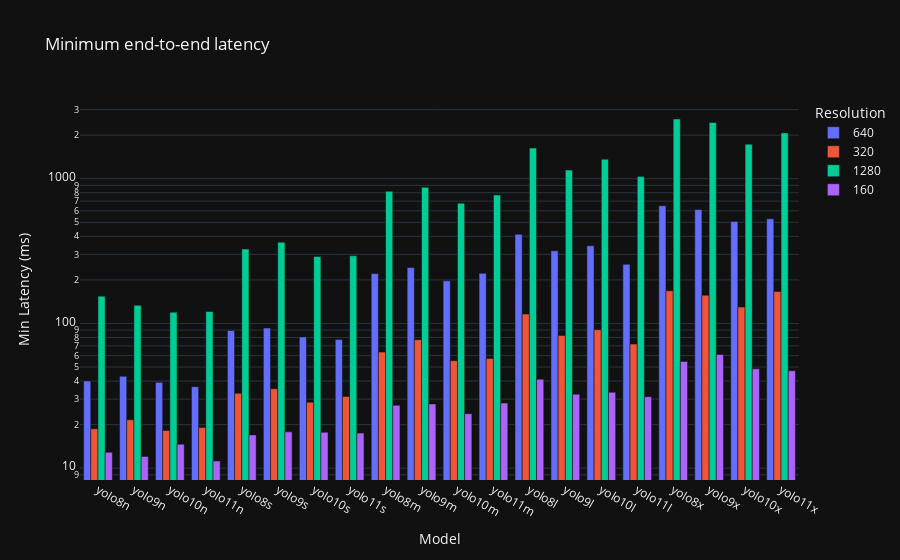

Notebook source saved alongside this figure:
### Code cell
import os
import pandas as pd
from functools import lru_cache
from collections import namedtuple
import difflib
import plotly.express as px

response_time = {}
for key in prom_data_paths.keys():
    yolo_df = common_utils.read_feather_cached(yolo_data_paths[key])
    yolo_df['total_inference_time'] = yolo_df['inf'] + yolo_df['post'] + yolo_df['pre']
    yolo_df['end_to_end_response_time'] = yolo_df['total_inference_time'] + yolo_df['queue']
    yolo_df['start'] = pd.to_datetime(yolo_df['start_time'], unit='ms')
    yolo_df.set_index('start', inplace=True)
    resampled_df = yolo_df.resample('5S')
    model_info = common_utils.path_to_name_and_resolution(key)
    if model_info.resolution not in response_time:
        response_time[model_info.resolution] = {}
    response_time[model_info.resolution][model_info.model] = resampled_df.agg({'end_to_end_response_time': 'min'}).reset_index()['end_to_end_response_time'].rename(key)

data = []
for resolution, models in response_time.items():
    for model, latency in models.items():
        if not latency.empty:
            min_latency = latency.min()
            data.append((str(resolution), model, min_latency))

# Sort data before creating the DataFrame
sorted_data = sorted(data, key=lambda x: common_utils._sort_key_size_version(x[1]))

df = pd.DataFrame(sorted_data, columns=['Resolution', 'Model', 'Min Latency'])
fig = px.bar(df, x='Model', y='Min Latency', color='Resolution', barmode="group", title=f'Minimum end-to-end latency', log_y=True)
fig.update_layout(yaxis_title='Min Latency (ms)')
fig.show()

### Figure 1 — Plotly figure (JSON) as saved in the notebook; plotly's stock layout.template omitted (floating-point values rounded to 4 significant figures)
{"data": [{"alignmentgroup": "True", "hovertemplate": "Resolution=640<br>Model=%{x}<br>Min Latency=%{y}<extra></extra>", "legendgroup": "640", "marker": {"color": "#636efa", "pattern": {"shape": ""}}, "name": "640", "offsetgroup": "640", "orientation": "v", "showlegend": true, "textposition": "auto", "x": ["yolo8n", "yolo9n", "yolo10n", "yolo11n", "yolo8s", "yolo9s", "yolo10s", "yolo11s", "yolo8m", "yolo9m", "yolo10m", "yolo11m", "yolo8l", "yolo9l", "yolo10l", "yolo11l", "yolo8x", "yolo9x", "yolo10x", "yolo11x"], "xaxis": "x", "y": [40.04, 43.16, 39.17, 36.59, 89.36, 92.95, 80.71, 77.41, 221.1, 243.2, 197.2, 222.1, 412.6, 317.6, 343.9, 256.2, 649.8, 612.6, 507.3, 528.5], "yaxis": "y", "type": "bar"}, {"alignmentgroup": "True", "hovertemplate": "Resolution=320<br>Model=%{x}<br>Min Latency=%{y}<extra></extra>", "legendgroup": "320", "marker": {"color": "#EF553B", "pattern": {"shape": ""}}, "name": "320", "offsetgroup": "320", "orientation": "v", "showlegend": true, "textposition": "auto", "x": ["yolo8n", "yolo9n", "yolo10n", "yolo11n", "yolo8s", "yolo9s", "yolo10s", "yolo11s", "yolo8m", "yolo9m", "yolo10m", "yolo11m", "yolo8l", "yolo9l", "yolo10l", "yolo11l", "yolo8x", "yolo9x", "yolo10x", "yolo11x"], "xaxis": "x", "y": [18.71, 21.58, 18.25, 19.09, 32.92, 35.37, 28.6, 31.26, 63.4, 77.22, 55.33, 57.31, 116.2, 82.54, 90.61, 72.05, 168.1, 156.6, 129.8, 166.6], "yaxis": "y", "type": "bar"}, {"alignmentgroup": "True", "hovertemplate": "Resolution=1280<br>Model=%{x}<br>Min Latency=%{y}<extra></extra>", "legendgroup": "1280", "marker": {"color": "#00cc96", "pattern": {"shape": ""}}, "name": "1280", "offsetgroup": "1280", "orientation": "v", "showlegend": true, "textposition": "auto", "x": ["yolo8n", "yolo9n", "yolo10n", "yolo11n", "yolo8s", "yolo9s", "yolo10s", "yolo11s", "yolo8m", "yolo9m", "yolo10m", "yolo11m", "yolo8l", "yolo9l", "yolo10l", "yolo11l", "yolo8x", "yolo9x", "yolo10x", "yolo11x"], "xaxis": "x", "y": [154.2, 133.8, 119.4, 120.9, 326.8, 364.4, 290.3, 293.1, 818.0, 872.5, 677.2, 772.0, 1630.0, 1147.0, 1364.0, 1034.0, 2586.0, 2445.0, 1732.0, 2074.0], "yaxis": "y", "type": "bar"}, {"alignmentgroup": "True", "hovertemplate": "Resolution=160<br>Model=%{x}<br>Min Latency=%{y}<extra></extra>", "legendgroup": "160", "marker": {"color": "#ab63fa", "pattern": {"shape": ""}}, "name": "160", "offsetgroup": "160", "orientation": "v", "showlegend": true, "textposition": "auto", "x": ["yolo8n", "yolo9n", "yolo10n", "yolo11n", "yolo8s", "yolo9s", "yolo10s", "yolo11s", "yolo8m", "yolo9m", "yolo10m", "yolo11m", "yolo8l", "yolo9l", "yolo10l", "yolo11l", "yolo8x", "yolo9x", "yolo10x", "yolo11x"], "xaxis": "x", "y": [12.88, 12.06, 14.66, 11.21, 16.99, 17.84, 17.7, 17.49, 27.17, 27.79, 23.81, 28.19, 41.21, 32.47, 33.47, 31.17, 54.65, 61.03, 48.63, 47.13], "yaxis": "y", "type": "bar"}], "layout": {"xaxis": {"anchor": "y", "domain": [0.0, 1.0], "title": {"text": "Model"}}, "yaxis": {"anchor": "x", "domain": [0.0, 1.0], "title": {"text": "Min Latency (ms)"}, "type": "log"}, "legend": {"title": {"text": "Resolution"}, "tracegroupgap": 0}, "title": {"text": "Minimum end-to-end latency"}, "barmode": "group"}}
